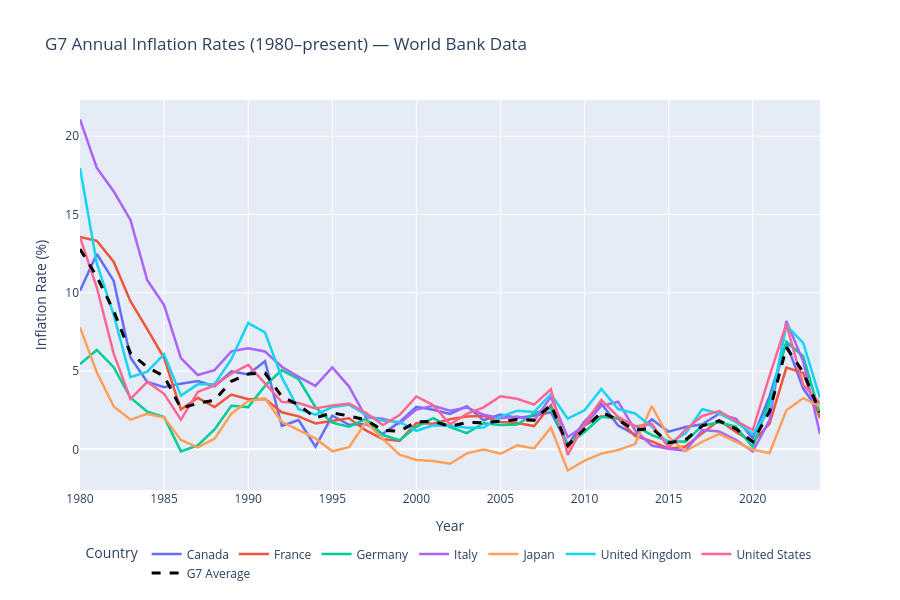

Notebook source saved alongside this figure:
### Markdown cell above
## Plot 1: All G7 Countries + G7 Average

### Code cell
fig1 = px.line(
    df_plot,
    x='year',
    y='inflation_rate',
    color='country_name',
    title='G7 Annual Inflation Rates (1980–present) — World Bank Data',
    labels={'inflation_rate': 'Inflation Rate (%)', 'year': 'Year', 'country_name': 'Country'},
    hover_data={'inflation_rate': ':.2f'}
)

# Add G7 Average as a dashed black line
fig1.add_trace(
    go.Scatter(
        x=df_avg['year'],
        y=df_avg['inflation_rate'],
        mode='lines',
        name='G7 Average',
        line=dict(color='black', width=3, dash='dash'),
        hovertemplate='G7 Average<br>Year: %{x}<br>Inflation: %{y:.2f}%<extra></extra>'
    )
)

fig1.update_traces(line=dict(width=2.5))
fig1.update_traces(selector=dict(name='G7 Average'), line=dict(width=3, dash='dash'))
fig1.update_layout(
    hovermode='x unified',
    legend=dict(orientation='h', yanchor='bottom', y=-0.25, xanchor='center', x=0.5),
    height=600
)
fig1.show()

### Figure 1 — Plotly figure (JSON) as saved in the notebook; plotly's stock layout.template omitted (floating-point values rounded to 4 significant figures)
{"data": [{"hovertemplate": "Country=Canada<br>Year=%{x}<br>Inflation Rate (%)=%{y:.2f}<extra></extra>", "legendgroup": "Canada", "line": {"color": "#636efa", "dash": "solid", "width": 2.5}, "marker": {"symbol": "circle"}, "mode": "lines", "name": "Canada", "orientation": "v", "showlegend": true, "type": "scatter", "x": [1980, 1981, 1982, 1983, 1984, 1985, 1986, 1987, 1988, 1989, 1990, 1991, 1992, 1993, 1994, 1995, 1996, 1997, 1998, 1999, 2000, 2001, 2002, 2003, 2004, 2005, 2006, 2007, 2008, 2009, 2010, 2011, 2012, 2013, 2014, 2015, 2016, 2017, 2018, 2019, 2020, 2021, 2022, 2023, 2024], "xaxis": "x", "y": [10.13, 12.47, 10.77, 5.864, 4.305, 3.962, 4.195, 4.356, 4.028, 4.984, 4.78, 5.626, 1.49, 1.865, 0.1656, 2.149, 1.571, 1.621, 0.9959, 1.735, 2.719, 2.525, 2.258, 2.759, 1.857, 2.214, 2.002, 2.138, 2.37, 0.2995, 1.777, 2.912, 1.516, 0.9383, 1.907, 1.125, 1.429, 1.597, 2.268, 1.949, 0.717, 3.395, 6.803, 3.879, 2.382], "yaxis": "y"}, {"hovertemplate": "Country=France<br>Year=%{x}<br>Inflation Rate (%)=%{y:.2f}<extra></extra>", "legendgroup": "France", "line": {"color": "#EF553B", "dash": "solid", "width": 2.5}, "marker": {"symbol": "circle"}, "mode": "lines", "name": "France", "orientation": "v", "showlegend": true, "type": "scatter", "x": [1980, 1981, 1982, 1983, 1984, 1985, 1986, 1987, 1988, 1989, 1990, 1991, 1992, 1993, 1994, 1995, 1996, 1997, 1998, 1999, 2000, 2001, 2002, 2003, 2004, 2005, 2006, 2007, 2008, 2009, 2010, 2011, 2012, 2013, 2014, 2015, 2016, 2017, 2018, 2019, 2020, 2021, 2022, 2023, 2024], "xaxis": "x", "y": [13.56, 13.31, 11.98, 9.46, 7.674, 5.831, 2.539, 3.289, 2.701, 3.498, 3.194, 3.213, 2.364, 2.104, 1.656, 1.796, 1.983, 1.204, 0.6511, 0.5371, 1.676, 1.635, 1.923, 2.098, 2.142, 1.746, 1.675, 1.488, 2.813, 0.08762, 1.531, 2.112, 1.954, 0.8637, 0.5078, 0.03751, 0.1833, 1.032, 1.851, 1.108, 0.4765, 1.642, 5.222, 4.878, 1.999], "yaxis": "y"}, {"hovertemplate": "Country=Germany<br>Year=%{x}<br>Inflation Rate (%)=%{y:.2f}<extra></extra>", "legendgroup": "Germany", "line": {"color": "#00cc96", "dash": "solid", "width": 2.5}, "marker": {"symbol": "circle"}, "mode": "lines", "name": "Germany", "orientation": "v", "showlegend": true, "type": "scatter", "x": [1980, 1981, 1982, 1983, 1984, 1985, 1986, 1987, 1988, 1989, 1990, 1991, 1992, 1993, 1994, 1995, 1996, 1997, 1998, 1999, 2000, 2001, 2002, 2003, 2004, 2005, 2006, 2007, 2008, 2009, 2010, 2011, 2012, 2013, 2014, 2015, 2016, 2017, 2018, 2019, 2020, 2021, 2022, 2023, 2024], "xaxis": "x", "y": [5.441, 6.344, 5.241, 3.293, 2.406, 2.066, -0.1294, 0.2499, 1.274, 2.781, 2.696, 4.047, 5.057, 4.475, 2.693, 1.706, 1.45, 1.939, 0.9112, 0.5854, 1.44, 1.984, 1.421, 1.034, 1.666, 1.547, 1.577, 2.298, 2.628, 0.3127, 1.104, 2.075, 2.008, 1.505, 0.9068, 0.5144, 0.4917, 1.509, 1.732, 1.446, 0.1449, 3.067, 6.873, 5.946, 2.256], "yaxis": "y"}, {"hovertemplate": "Country=Italy<br>Year=%{x}<br>Inflation Rate (%)=%{y:.2f}<extra></extra>", "legendgroup": "Italy", "line": {"color": "#ab63fa", "dash": "solid", "width": 2.5}, "marker": {"symbol": "circle"}, "mode": "lines", "name": "Italy", "orientation": "v", "showlegend": true, "type": "scatter", "x": [1980, 1981, 1982, 1983, 1984, 1985, 1986, 1987, 1988, 1989, 1990, 1991, 1992, 1993, 1994, 1995, 1996, 1997, 1998, 1999, 2000, 2001, 2002, 2003, 2004, 2005, 2006, 2007, 2008, 2009, 2010, 2011, 2012, 2013, 2014, 2015, 2016, 2017, 2018, 2019, 2020, 2021, 2022, 2023, 2024], "xaxis": "x", "y": [21.06, 17.97, 16.48, 14.65, 10.79, 9.206, 5.824, 4.747, 5.058, 6.26, 6.457, 6.25, 5.271, 4.627, 4.052, 5.235, 4.007, 2.043, 1.955, 1.663, 2.538, 2.785, 2.465, 2.673, 2.207, 1.985, 2.091, 1.83, 3.348, 0.7748, 1.526, 2.781, 3.041, 1.22, 0.241, 0.03879, -0.09402, 1.227, 1.137, 0.6112, -0.1377, 1.874, 8.201, 5.622, 0.9824], "yaxis": "y"}, {"hovertemplate": "Country=Japan<br>Year=%{x}<br>Inflation Rate (%)=%{y:.2f}<extra></extra>", "legendgroup": "Japan", "line": {"color": "#FFA15A", "dash": "solid", "width": 2.5}, "marker": {"symbol": "circle"}, "mode": "lines", "name": "Japan", "orientation": "v", "showlegend": true, "type": "scatter", "x": [1980, 1981, 1982, 1983, 1984, 1985, 1986, 1987, 1988, 1989, 1990, 1991, 1992, 1993, 1994, 1995, 1996, 1997, 1998, 1999, 2000, 2001, 2002, 2003, 2004, 2005, 2006, 2007, 2008, 2009, 2010, 2011, 2012, 2013, 2014, 2015, 2016, 2017, 2018, 2019, 2020, 2021, 2022, 2023, 2024], "xaxis": "x", "y": [7.779, 4.912, 2.741, 1.9, 2.262, 2.032, 0.5956, 0.1262, 0.6786, 2.272, 3.079, 3.251, 1.76, 1.243, 0.6955, -0.1279, 0.1366, 1.748, 0.662, -0.3413, -0.6766, -0.7401, -0.9235, -0.2565, -0.008573, -0.2829, 0.2494, 0.06004, 1.38, -1.353, -0.7282, -0.2725, -0.04406, 0.335, 2.759, 0.7953, -0.1273, 0.4842, 0.9891, 0.4688, -0.025, -0.2334, 2.498, 3.268, 2.739], "yaxis": "y"}, {"hovertemplate": "Country=United Kingdom<br>Year=%{x}<br>Inflation Rate (%)=%{y:.2f}<extra></extra>", "legendgroup": "United Kingdom", "line": {"color": "#19d3f3", "dash": "solid", "width": 2.5}, "marker": {"symbol": "circle"}, "mode": "lines", "name": "United Kingdom", "orientation": "v", "showlegend": true, "type": "scatter", "x": [1980, 1981, 1982, 1983, 1984, 1985, 1986, 1987, 1988, 1989, 1990, 1991, 1992, 1993, 1994, 1995, 1996, 1997, 1998, 1999, 2000, 2001, 2002, 2003, 2004, 2005, 2006, 2007, 2008, 2009, 2010, 2011, 2012, 2013, 2014, 2015, 2016, 2017, 2018, 2019, 2020, 2021, 2022, 2023, 2024], "xaxis": "x", "y": [17.97, 11.88, 8.599, 4.609, 4.961, 6.071, 3.428, 4.149, 4.155, 5.76, 8.063, 7.462, 4.592, 2.559, 2.219, 2.697, 2.852, 2.201, 1.821, 1.753, 1.183, 1.532, 1.52, 1.377, 1.39, 2.089, 2.456, 2.387, 3.521, 1.962, 2.493, 3.856, 2.573, 2.292, 1.451, 0.368, 1.008, 2.558, 2.293, 1.738, 0.9895, 2.518, 7.922, 6.794, 3.272], "yaxis": "y"}, {"hovertemplate": "Country=United States<br>Year=%{x}<br>Inflation Rate (%)=%{y:.2f}<extra></extra>", "legendgroup": "United States", "line": {"color": "#FF6692", "dash": "solid", "width": 2.5}, "marker": {"symbol": "circle"}, "mode": "lines", "name": "United States", "orientation": "v", "showlegend": true, "type": "scatter", "x": [1980, 1981, 1982, 1983, 1984, 1985, 1986, 1987, 1988, 1989, 1990, 1991, 1992, 1993, 1994, 1995, 1996, 1997, 1998, 1999, 2000, 2001, 2002, 2003, 2004, 2005, 2006, 2007, 2008, 2009, 2010, 2011, 2012, 2013, 2014, 2015, 2016, 2017, 2018, 2019, 2020, 2021, 2022, 2023, 2024], "xaxis": "x", "y": [13.55, 10.33, 6.131, 3.212, 4.301, 3.546, 1.898, 3.665, 4.078, 4.827, 5.398, 4.235, 3.029, 2.952, 2.607, 2.805, 2.931, 2.338, 1.552, 2.188, 3.377, 2.826, 1.586, 2.27, 2.677, 3.393, 3.226, 2.853, 3.839, -0.3555, 1.64, 3.157, 2.069, 1.465, 1.622, 0.1186, 1.262, 2.13, 2.443, 1.812, 1.234, 4.698, 8.003, 4.116, 2.95], "yaxis": "y"}, {"hovertemplate": "G7 Average<br>Year: %{x}<br>Inflation: %{y:.2f}%<extra></extra>", "line": {"color": "black", "dash": "dash", "width": 3}, "mode": "lines", "name": "G7 Average", "type": "scatter", "x": [1980, 1981, 1982, 1983, 1984, 1985, 1986, 1987, 1988, 1989, 1990, 1991, 1992, 1993, 1994, 1995, 1996, 1997, 1998, 1999, 2000, 2001, 2002, 2003, 2004, 2005, 2006, 2007, 2008, 2009, 2010, 2011, 2012, 2013, 2014, 2015, 2016, 2017, 2018, 2019, 2020, 2021, 2022, 2023, 2024], "y": [12.78, 11.03, 8.849, 6.141, 5.243, 4.674, 2.621, 2.94, 3.139, 4.34, 4.81, 4.869, 3.366, 2.832, 2.013, 2.323, 2.133, 1.871, 1.221, 1.16, 1.751, 1.792, 1.464, 1.708, 1.704, 1.813, 1.897, 1.865, 2.843, 0.247, 1.335, 2.374, 1.874, 1.231, 1.342, 0.428, 0.593, 1.505, 1.816, 1.305, 0.486, 2.423, 6.503, 4.929, 2.368]}], "layout": {"height": 600, "hovermode": "x unified", "legend": {"orientation": "h", "title": {"text": "Country"}, "tracegroupgap": 0, "x": 0.5, "xanchor": "center", "y": -0.25, "yanchor": "bottom"}, "title": {"text": "G7 Annual Inflation Rates (1980–present) — World Bank Data"}, "xaxis": {"anchor": "y", "domain": [0, 1], "title": {"text": "Year"}}, "yaxis": {"anchor": "x", "domain": [0, 1], "title": {"text": "Inflation Rate (%)"}}}}
